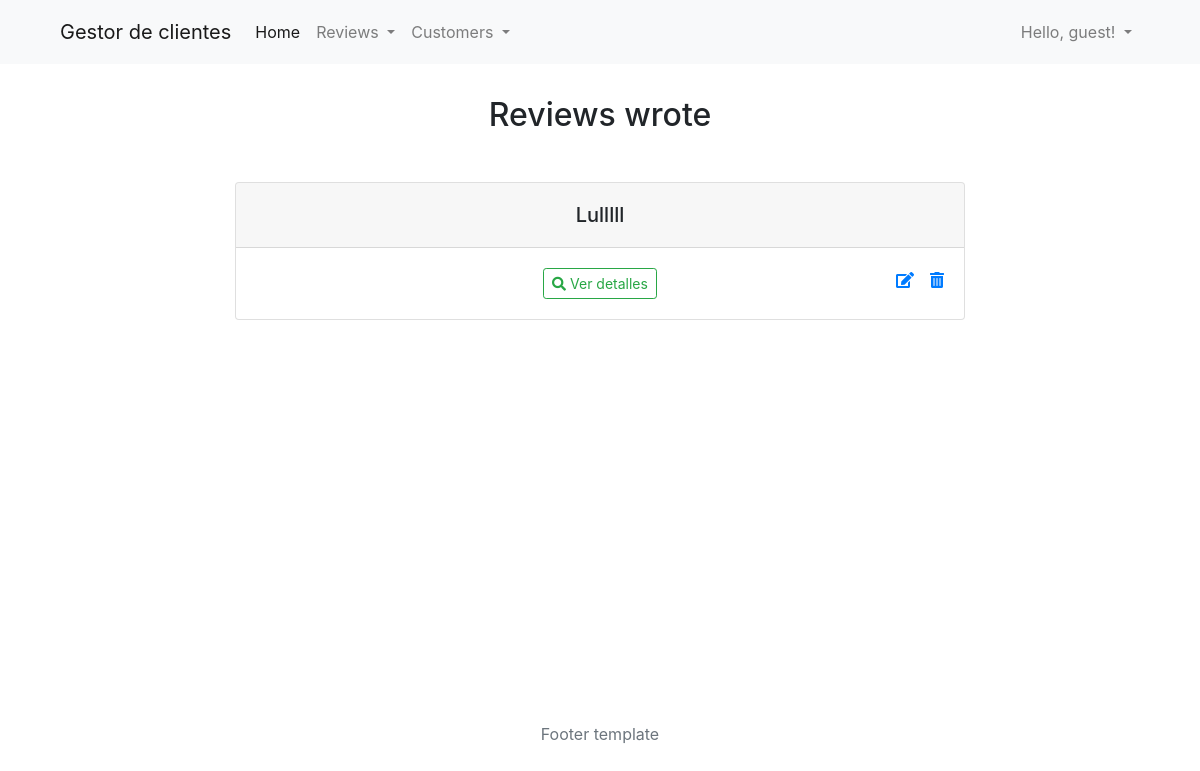
Before: /cliente/reviews/ with the older database file.
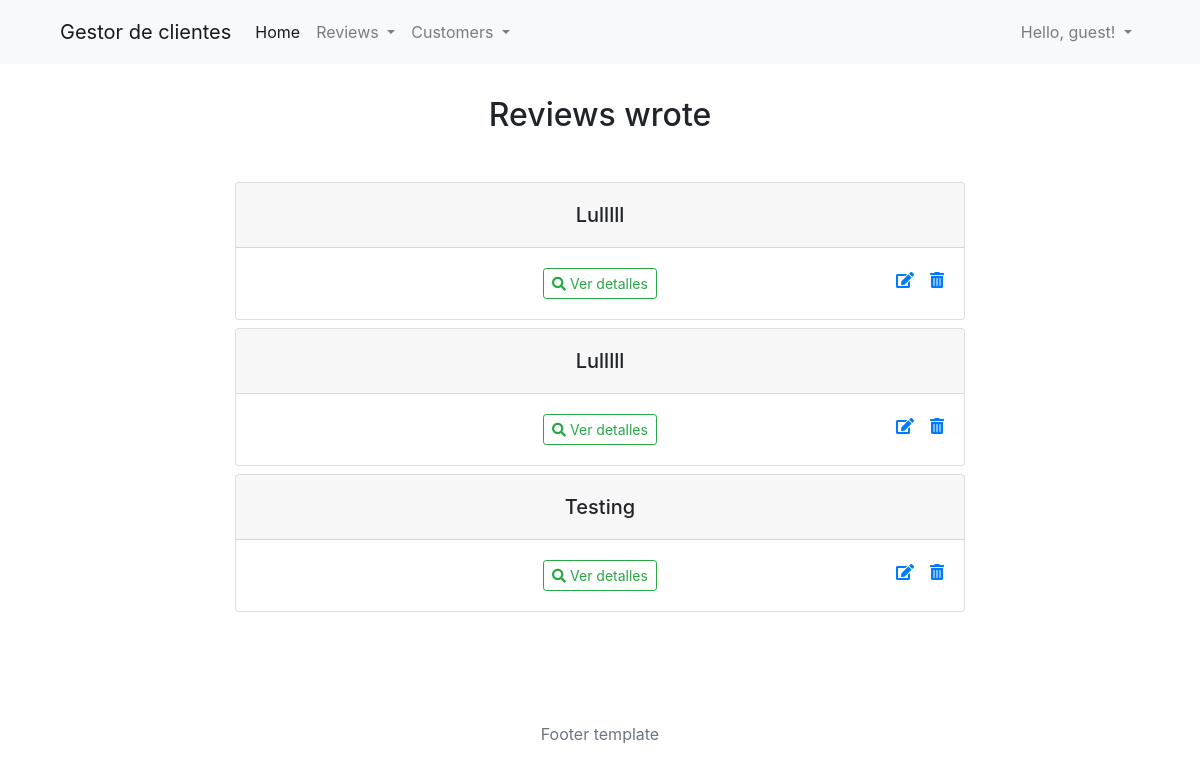
After: the same page with the newer database file.
### gestion_clientes/models.py (models this page shows, shortened)
class Review(models.Model):
    title = models.CharField(max_length = 40, verbose_name = "Título")
    content = models.TextField(max_length = 400, verbose_name = "Contenido")
    published = models.DateTimeField(auto_now_add = True, verbose_name = "Fecha de publicación")
    valoration = models.IntegerField(validators=[MinValueValidator(0), MaxValueValidator(5)], verbose_name = "Valoración")
    edited = models.DateTimeField(auto_now = True, verbose_name = "Fecha de edición")
    author = models.ForeignKey(Customer, on_delete = models.CASCADE, verbose_name = "Escrito por", related_name= "reviews", null = True, blank = True)
    class Meta:
        verbose_name = "Opinión"
        verbose_name_plural = "Opiniones"
        ordering = ("title", "published", "edited", "valoration")

### gestion_clientes/views.py (the view)
# urls.py: path('reviews/', ReviewsListPage.as_view(), name = "reviewsIndex"),
class ReviewsListPage(ListView):
    model  = Review
    template_name = "reviews/index.html"
    queryset = Review.objects.all()
    context_object_name = "reviews"

### gestion_clientes/templates/reviews/index.html (shortened to what this page needs)
{% extends 'base/base.html' %}
{% load static %}
{% block css %}
<link rel="stylesheet" type="text/css" href="{% static 'reviews/css/index.css' %}">
{% endblock css %}
{% block content %}
<div class="container flex-container mt-3">
    <div class="row">
        <div class="col-md-8 offset-md-2">
            <div class="text-center">
                <h2 class="mt-3 mb-5">Reviews wrote</h2>
                {% if reviews %}
                    {% for r in reviews %}
                    <div class="card mb-2 ">
                        <div class="card-header">
                            <h5 class="mt-2">{{ r.title }}</h5>
                        </div>
                            <div class="card-body">
                                <a href="{% url 'reviewDetails' r.id %}" class="btn btn-outline-success btn-sm ml-5"><i class="fas fa-search"></i> Ver detalles</a>
                                    <a onclick="return confirm('¿Eliminar opinión?')" href="{% url 'reviewsDelete' r.id %}" class="float-right"><i class="fas fa-trash-alt"></i> </a>
                                    <a href="{% url 'reviewUpdate' r.id %}" class="float-right mr-3"><i class="fas fa-edit "></i> </a>
                            </div>
                    </div>
                    {% endfor %}
                {% endif %}
            </div>
        </div>
    </div>
</div>
{% endblock content %}

Changed rows visible on the page:
added Review: title "Lulllll"
added Review: title "Testing"
